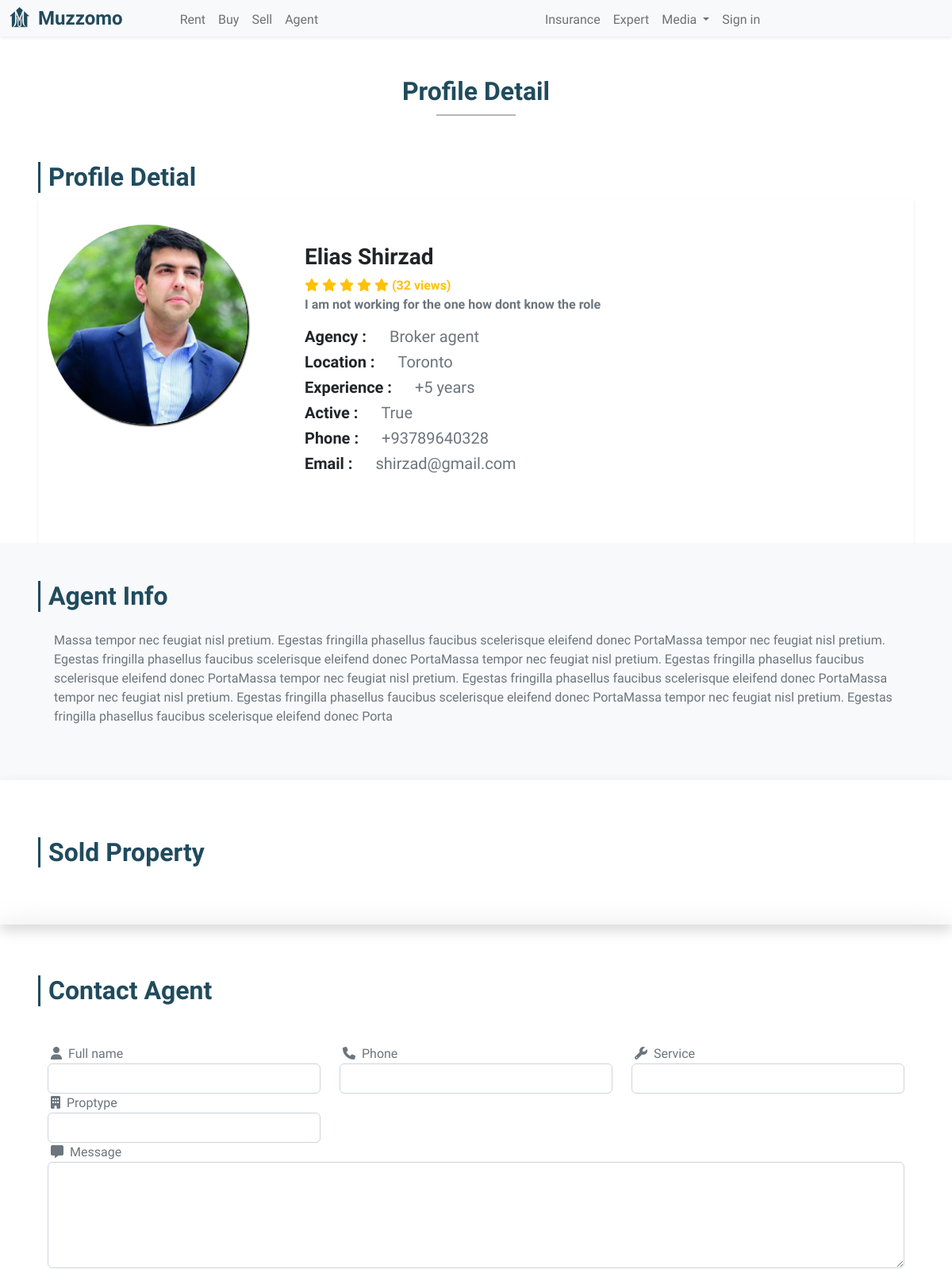
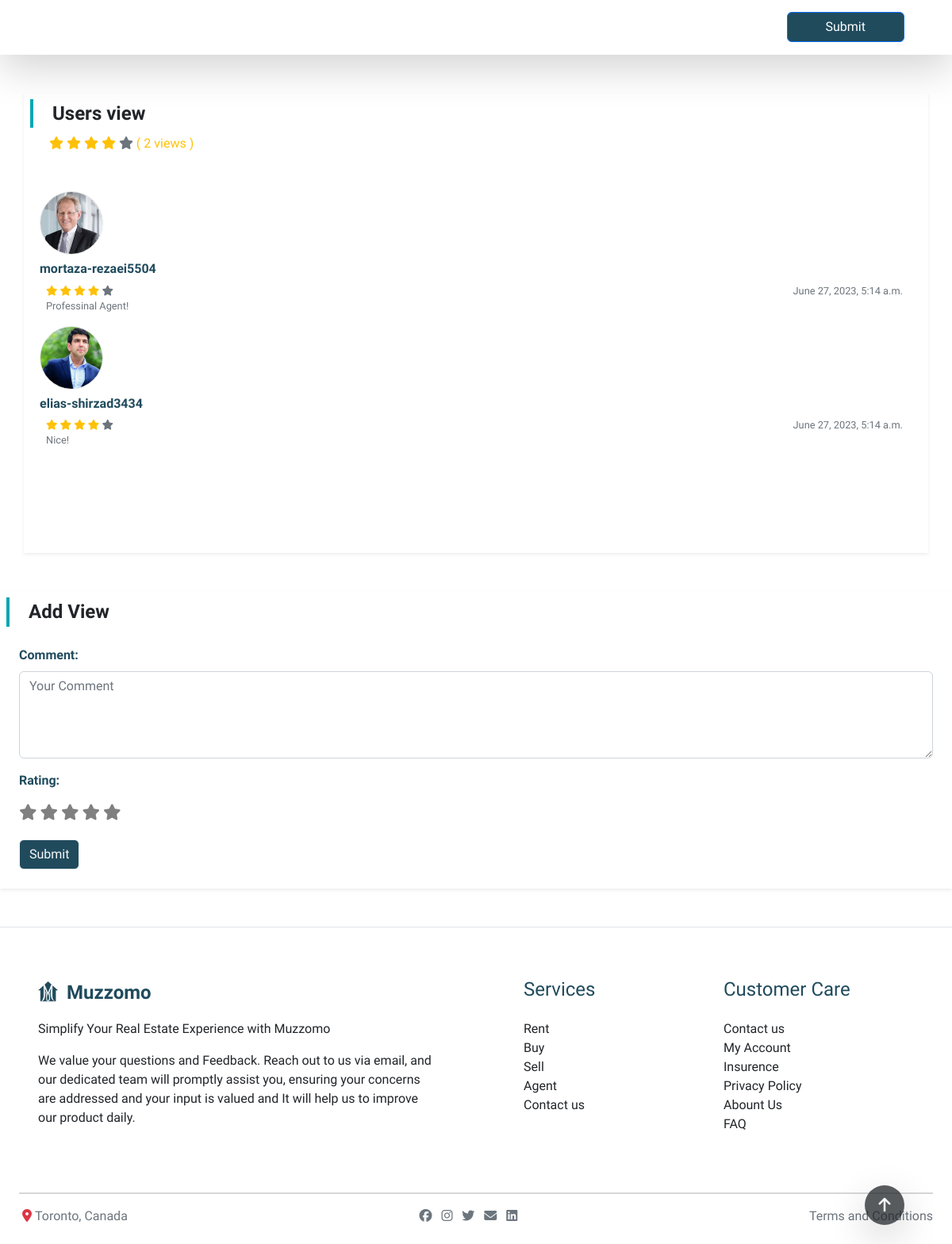
The page /Profile/2 on the database its author committed (2 pictures, top to bottom).
### listing/models.py (models this page shows, shortened)
class Agent(models.Model):
    admin = models.OneToOneField(CustomUser , on_delete=models.CASCADE)
    fullname = models.CharField(max_length=50)
    phone = models.CharField(max_length=20)
    registration_date = models.DateField(auto_now_add=True)
    is_active = models.BooleanField(default=True)
    location = models.ForeignKey(Location , on_delete=models.CASCADE)

class CustomUser(AbstractUser):
    users_type = (
        ('Agent','Agent'),
        ('User','User'),
        ('Expert','Expert')
    )
    user_type = models.CharField(choices=users_type , max_length=50,default='Agent')
    profile_image = models.ImageField(upload_to='profiles/')

class Location(models.Model):
    city = models.CharField(max_length=50)

class AgentRate (models.Model):
    comment = models.TextField()
    rate = models.IntegerField()
    agent = models.ForeignKey(Agent, on_delete=models.CASCADE)
    user = models.ForeignKey(CustomUser, on_delete=models.CASCADE)

### listing/views.py (the view)
# urls.py: path('Profile/<int:user_id>' , agent_page_view  , name='agentpage'),
def agent_page_view(request , user_id):
    agentProfile = get_object_or_404(Agent , pk = user_id)
    agentRate = AgentRate.objects.filter(agent = user_id)
    viewNumber = agentRate.count()
    now = datetime.now()
    starCount = 0
    for i in agentRate:
        starCount += i.rate
    if starCount != 0:
        starCount = starCount // viewNumber
    starNullCount = 5 - starCount
    starNullCount = range(0 , starNullCount)
    starCount = range(0,starCount)
    context = {
        'agentProfile':agentProfile,
        'now':now,
        'agentRate':agentRate,
        'starCount':starCount,
        'starNullCount':starNullCount,
        'viewNumber':viewNumber
    }
    return render(request, 'profileDetail.html',context)

### templates/profileDetail.html (shortened to what this page needs)
{% extends 'base.html' %}
{% load static %}
{% block content %}
{% include 'base/nav.html' %}
{% include 'base/scrolled-up.html' %}
<div class="head-title text-center py-5 mt-5">
  <h1 class="fs-2 fw-bold  dark-blue-color">
    Profile Detail
  </h1>
  <span></span>
</div>
<div class="px-5">
  <div class="sideLine ">
    <h1 class="fs-2 fw-bold  dark-blue-color">
      Profile Detial
    </h1>
  </div>
  <div class="row m-0 py-3 shadow-sm pb-5">
    <div class="col-xl-3  col-md-4 col-sm-12 profileImage text-center pt-3 ">
      <img src="{{agentProfile.admin.profile_image.url}}" class="w-100 border-r-50 " alt="">
    </div>
    <div class="col-xl-8 col-md-7 col-sm-12 p-3 agentPropertyDiv px-5 ">
      <div class="container fs-5  fw-semibold pb-sm-3 d-block mt-xl-3 mt-md-1 mt-sm-0">
        <h3 class="agentName fw-bold pt-2">{{agentProfile.admin.first_name}} {{agentProfile.admin.last_name}}</h3>
        <span class="d-block text-warning fs-6 ">
          <i class="fs-6 fa fa-star" aria-hidden="true"></i>
          <i class="fs-6 fa fa-star" aria-hidden="true"></i>
          <i class="fs-6 fa fa-star" aria-hidden="true"></i>
          <i class="fs-6 fa fa-star" aria-hidden="true"></i>
          <i class="fs-6 fa fa-star" aria-hidden="true"></i>
          (32 views)</span>
        <span class="d-block text-secondary mb-3 fs-7">
          I am not working for the one how dont know the role
        </span>
        <h5 class=" fw-bold text-dark "> Agency : <span class=" fw-normal text-secondary mx-4"> Broker agent</span></h5>
        <h5 class=" fw-bold text-dark ">Location : <span class=" fw-normal text-secondary mx-4">{{agentProfile.location.city}}</span></h5>
        <h5 class=" fw-bold text-dark ">Experience : <span class=" fw-normal text-secondary mx-4"> +5 years </span></h5>
        <h5 class=" fw-bold text-dark ">Active : <span class=" fw-normal text-secondary mx-4">{{agentProfile.is_active}}</span></h5>
        <h5 class=" fw-bold text-dark ">Phone : <span class=" fw-normal text-secondary mx-4"> {{agentProfile.phone}}</span>
        </h5>
        <h5 class=" fw-bold text-dark ">Email : <span class=" fw-normal text-secondary mx-4">{{agentProfile.admin.email}}</span>
        </h5>
      </div>
    </div>
  </div>
</div>
<div class="p-5 bg-light">
  <div class="sideLine  ">
    <h1 class="fs-2 fw-bold  dark-blue-color">
      Agent Info
    </h1>
  </div>
  <div class="agentInfoParagraph m-1 text-secondary p-3 fs-6 ">
    Massa tempor nec feugiat nisl pretium. Egestas fringilla phasellus faucibus scelerisque
    eleifend donec PortaMassa tempor nec feugiat nisl pretium. Egestas fringilla phasellus
    faucibus scelerisque eleifend donec PortaMassa tempor nec feugiat nisl pretium. Egestas
    fringilla phasellus faucibus scelerisque eleifend donec PortaMassa tempor nec feugiat
    nisl pretium. Egestas fringilla phasellus faucibus scelerisque eleifend donec PortaMassa
    tempor nec feugiat nisl pretium. Egestas fringilla phasellus faucibus scelerisque eleifend
    donec PortaMassa tempor nec feugiat nisl pretium. Egestas fringilla phasellus faucibus
    scelerisque eleifend donec Porta
  </div>
</div>
<div class="listing shadow px-5">
  <div class="sideLine my-5">
    <h1 class="fs-2 fw-bold  dark-blue-color">
      Sold Property
    </h1>
  </div>
</div>
<div class="px-5 py-3 shadow-lg">
  <div class="sideLine">
    <h1 class="fs-2 fw-bold my-5 dark-blue-color">
      Contact Agent
    </h1>
  </div>
  <form action="/agentContact/{{agentProfile.id}}" method="post">
  <div class="row m-0">
    <div class="col-lg-4 col-md-4 col-sm-12">
      <span class="d-block text-secondary"><i class="fa fa-user px-1" aria-hidden="true"></i> Full name</span>
      <input name="txtfullname" type="text" class="form-control">
    </div>
    <div class="col-lg-4 col-md-4 col-sm-12">
      <span class="d-block text-secondary"><i class="fa fa-phone px-1" aria-hidden="true"></i> Phone</span>
      <input name="txtphone" type="text" class="form-control">
    </div>
    <div class="col-lg-4 col-md-4 col-sm-12">
      <span class="d-block text-secondary"><i class="fa fa-wrench px-1" aria-hidden="true"></i> Service</span>
      <input name="txtservice" type="text" class="form-control">
    </div>
    <div class="col-lg-4 col-md-4 col-sm-12">
      <span class="d-block text-secondary"><i class="fa fa-building px-1" aria-hidden="true"></i> Proptype</span>
      <input name="txtproptype" type="text" class="form-control">
    </div>
  </div>
  <div class="row m-0">
    <div class="col 12">
      <span class="contactForRequestSpans text-secondary"><i class="fa-solid fa-message px-1"></i> Message</span>
      <textarea name="txtmessage" id="" cols="30" rows="5" class="form-control"></textarea>
      <button type="submit" class="btn btn-primary float-end mt-3 px-5 muzzomoButtons">Submit</button>
    </div>
  </div>
</form>
</div>
<div class="sec-m comment-section">
  <div class="comment my-5 p-2 shadow-sm">
    <h2 class="fs-4 fw-bold py-1 px-4 br-left mb-2 "> Users view</h2>
    <div class="star px-4 text-warning mb-5">
      {% for i in starCount %}
      <i class="fa fa-star text-warning " aria-hidden="true"></i>
      {% endfor %}
      {% for i in starNullCount %}
      <i class="fa fa-star text-secondary " aria-hidden="true"></i>
      {% endfor %}
      ( <span>{{viewNumber}}</span> views )
    </div>
    <div class="comment-view">
      <div class="row m-0">
        {% for comment in agentRate %}
        <div class="col-12">
          <div class="comment-user">
            <img src="{{comment.user.profile_image.url}}" alt="Profile Image">
            <h2 class="fs-6 fw-bold dark-blue-color mt-2">
              {{comment.user.username}}
            </h2>
          <div class="row m-0 p-0 mt-2">
            <div class="col-6 p-0">
              <div class="star px-2 text-warning  fs-7">
                {% if comment.rate == 0 %}
                <i class="fa fa-star text-secondary " aria-hidden="true"></i>
                <i class="fa fa-star text-secondary " aria-hidden="true"></i>
                <i class="fa fa-star text-secondary " aria-hidden="true"></i>
                <i class="fa fa-star text-secondary " aria-hidden="true"></i>
                <i class="fa fa-star text-secondary " aria-hidden="true"></i>
                {% elif comment.rate == 3 %}
                <i class="fa fa-star text-warning " aria-hidden="true"></i>
                <i class="fa fa-star text-warning " aria-hidden="true"></i>
                <i class="fa fa-star text-warning " aria-hidden="true"></i>
                <i class="fa fa-star text-secondary " aria-hidden="true"></i>
                <i class="fa fa-star text-secondary " aria-hidden="true"></i>
                {% elif comment.rate == 4 %}
                <i class="fa fa-star text-warning " aria-hidden="true"></i>
                <i class="fa fa-star text-warning " aria-hidden="true"></i>
                <i class="fa fa-star text-warning " aria-hidden="true"></i>
                <i class="fa fa-star text-warning " aria-hidden="true"></i>
                <i class="fa fa-star text-secondary " aria-hidden="true"></i>
                {% else %}
                <i class="fa fa-star text-warning " aria-hidden="true"></i>
                <i class="fa fa-star text-warning " aria-hidden="true"></i>
                <i class="fa fa-star text-warning " aria-hidden="true"></i>
                <i class="fa fa-star text-warning " aria-hidden="true"></i>
                <i class="fa fa-star text-warning " aria-hidden="true"></i>
                {% endif %}
              </div>
            </div>
            <div class="col-6 fs-7 text-end text-secondary">{{ now }}</div>
          </div>
            <p class="fs-7 px-2 text-secondary">
              {{comment.comment}}
            </p>
          </div>
        </div>
        {% endfor %}
      </div>
    </div>
  </div>
  </div>
  <div class="comment-add my-5 p-2 shadow-sm">
    <h2 class="fs-4 fw-bold py-1 px-4 br-left mb-2 "> Add View</h2>
    <form class="p-3" action="/agentComments/{{agentProfile.id}}" method="post">
      <div class="mb-3">
        <label for="comment" class="form-label fw-bold dark-blue-color">Comment:</label>
        <textarea id="comment" name="comment" class="form-control" placeholder="Your Comment" rows="4"></textarea>
      </div>
      <div class="mb-3">
        <label for="rating" class="form-label fw-bold dark-blue-color">Rating:</label>
        <div class="rating-input">
          <label for="star5"><i class="fa fa-star fs-5" aria-hidden="true"></i> </label>
          <label for="star4"><i class="fa fa-star fs-5" aria-hidden="true"></i></label>
          <label for="star3"><i class="fa fa-star fs-5" aria-hidden="true"></i></label>
          <label for="star2"><i class="fa fa-star fs-5" aria-hidden="true"></i></label>
          <label for="star1"><i class="fa fa-star fs-5" aria-hidden="true"></i></label>
        </div>
      </div>
      <button type="submit" class="btn btn-outline-light dark-blue-bg">Submit</button>
    </form>
  </div>
{% include 'base/contact.html' %}
{% endblock content %}

### static/CSS/style.css (style rules this page uses)
* { font-family: 'Inder', sans-serif;; }
.muzzomoButtons { background-color: #204B5D; }
.sideLine { padding-left: 10px; border-left: 3px solid #204B5D; }
p.fs-7 { font-size: 0.8em; }
.profileImage img { max-height: 600px; }

### static/CSS/csstest.css (style rules this page uses)
.dark-blue-bg { background-color: #204b5d; }
.dark-blue-color { color: #204b5d; }
.sec-m { margin-left: 2.5%; margin-right: 2.5%; }
.fs-7 { font-size: 0.8em; }
.border-r-50 { border-radius: 50%; box-shadow: black 2px 2px 2px; }
.br-left { border-left: 4px solid rgb(8, 167, 179); }
.head-title span { background: rgb(182, 182, 182) none repeat scroll 0 0; display: block; height: 2px; margin: 10px auto; width: 100px; }
.listing { padding:2% }
.comment-view { height: 28em; overflow-y: scroll; scrollbar-width: 0px; }
.comment-user { align-items: center; justify-content: center; }
.comment-user img { width: 5em; height: 5em; border-radius: 50%; border: 1px solid rgba(0, 0, 0, 0.1); }
.rating-input label { font-size: 25px; color: gray; cursor: pointer; transition: color 0.2s; }

### rows shown on the page
Agent: admin.profile_image (picture), admin.first_name "Elias", admin.last_name "Shirzad", location.city "Toronto", is_active "True", phone "+93789640328", admin.email "shirzad@gmail.com"
AgentRate: user.profile_image (picture), user.username "mortaza-rezaei5504", rate 4 (drawn), comment "Professinal Agent!"
AgentRate: user.profile_image (picture), user.username "elias-shirzad3434", rate 4 (drawn), comment "Nice!"

### other values the page prints
{{ viewNumber }} "2"
